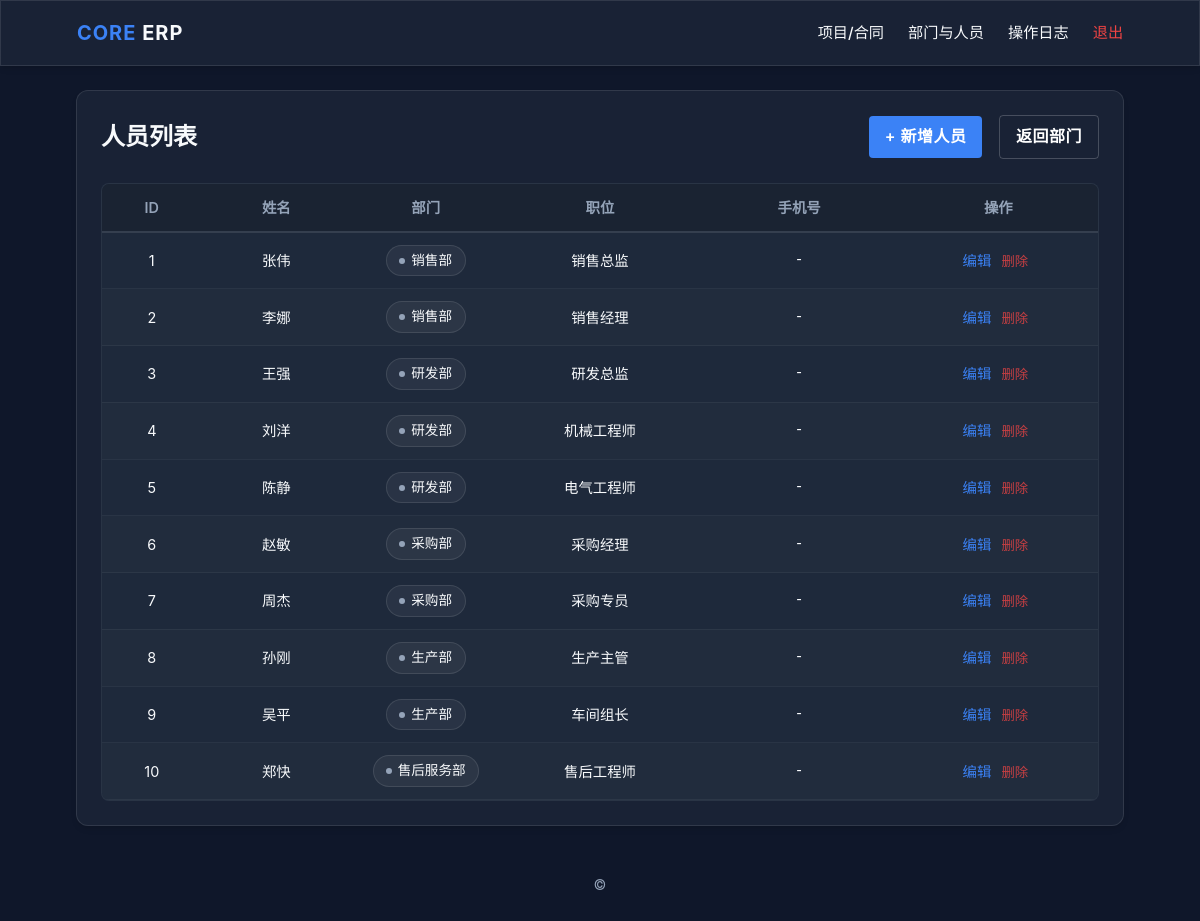
/org/persons (signed in), run on the app's committed database.
### core/models.py (models this page shows)
class Person(db.Model):
    __tablename__ = 'persons'
    id = db.Column(db.Integer, primary_key=True)
    name = db.Column(db.String(100), nullable=False)
    position = db.Column(db.String(100))
    department_id = db.Column(db.Integer, db.ForeignKey('departments.id'))
    department = db.relationship('Department', backref='persons')

class Department(db.Model):
    __tablename__ = 'departments'
    id = db.Column(db.Integer, primary_key=True)
    name = db.Column(db.String(50), unique=True, nullable=False)

### core/org.py (the view)
@org_bp.route('/persons')
@staff_required
def list_persons():
    user = None
    user_id = session.get('user_id')
    if user_id:
        user = User.query.get(user_id)
    persons = (
        Person.query
        .order_by(Person.id.asc())
        .all()
    )
    departments = (
        Department.query
        .order_by(Department.id.asc())
        .all()
    )
    all_users = User.query.with_entities(User.real_name, User.phone).all()
    user_phone_map = {u.real_name: u.phone for u in all_users if u.real_name}
    return render_template(
        'org/persons.html',
        user=user,
        persons=persons,
        departments=departments,
        user_phone_map=user_phone_map,
    )

### core/auth.py (called while the page is built)
def staff_required(view):
    @wraps(view)
    def wrapped_view(**kwargs):
        user_id = session.get('user_id')
        if not user_id:
            flash('请先登录')
            return redirect(url_for('auth.login'))
        user = User.query.get(user_id)
        if not user or user.role not in INTERNAL_ROLES:
            abort(403)
        return view(**kwargs)
    return wrapped_view

### core/services/common_utils.py (called while the page is built)
    def get_runtime_headers(self):
        payload = f"Powered by {self._sys_id}".encode()
        encoded_sig = base64.b64encode(payload).decode()
        return {
            "X-Runtime-ID": self._env_hash,                # Formerly X-System-Integrity
            "X-Content-Hash": encoded_sig                  # Formerly X-Engine-Signature
        }

    def inject_runtime_metadata(self, context=None):
        if context is None:
            context = {}
        context['__build_ref__'] = f"bld-{self._env_hash}"
        context['__maintainer_ref__'] = self._sys_id
        return context

### core/templates/org/persons.html (shortened to what this page needs)
{% extends 'base.html' %}
{% block content %}
<div class="glass-panel" style="padding: 24px; border-radius: 12px;">
    <div style="display: flex; justify-content: space-between; align-items: center; margin-bottom: 24px;">
        <h2 style="margin: 0; font-size: 1.5rem; font-weight: 700;">人员列表</h2>
        <div>
            <a href="{{ url_for('org.new_person') }}" class="btn-industrial">+ 新增人员</a>
            <a href="{{ url_for('org.list_departments') }}" class="btn-industrial" style="background-color: transparent; border: 1px solid rgba(255,255,255,0.2); margin-left: 12px;">返回部门</a>
        </div>
    </div>
    {% if persons %}
    <div class="table-container">
        <table class="ind-table">
            <thead>
                <tr>
                    <th style="width: 10%;">ID</th>
                    <th style="width: 15%;">姓名</th>
                    <th style="width: 15%;">部门</th>
                    <th style="width: 20%;">职位</th>
                    <th style="width: 20%;">手机号</th>
                    <th style="width: 20%; text-align: right;">操作</th>
                </tr>
            </thead>
            <tbody>
                {% for p in persons %}
                <tr>
                    <td>{{ p.id }}</td>
                    <td style="font-weight: 500;">{{ p.name }}</td>
                    <td>
                        {% if p.department %}
                        <span class="status-badge">{{ p.department.name }}</span>
                        {% else %}
                        -
                        {% endif %}
                    </td>
                    <td>{{ p.position }}</td>
                    <td style="font-family: monospace;">{{ user_phone_map.get(p.name, '-') }}</td>
                    <td style="text-align: center;">
                        <a href="{{ url_for('org.edit_person', person_id=p.id) }}">编辑</a>
                        <form method="post" action="{{ url_for('org.delete_person', person_id=p.id) }}" style="display:inline; margin:0;">
                             <button type="submit" onclick="return confirm('确认删除该人员？');"
                                style="background: transparent; border: none; color: var(--color-danger); cursor: pointer; opacity: 0.8; transition: opacity 0.2s;">
                                删除
                            </button>
                        </form>
                    </td>
                </tr>
                {% endfor %}
            </tbody>
        </table>
    </div>
    {% else %}
    <div style="text-align: center; padding: 48px; color: var(--color-text-sub); border: 1px dashed rgba(255,255,255,0.1); border-radius: 8px;">
        当前还没有人员，请点击右上角新增。
    </div>
    {% endif %}
</div>
{% endblock %}

### core/static/css/theme.css (style rules this page uses)
:root { --color-bg-deep: #0f172a; --color-surface: #1e293b; --color-primary: #3b82f6; --color-accent: #10b981; --color-warning: #f59e0b; --color-danger: #ef4444; --color-text-main: #f8fafc; --color-text-sub: #94a3b8; --spacing-unit: 8px; --border-radius-card: 12px; --glass-blur: 12px; }
*, *::before, *::after { box-sizing: border-box; }
body { background-color: var(--color-bg-deep); color: var(--color-text-main); color-scheme: dark; font-family: "Inter", system-ui, -apple-system, BlinkMacSystemFont, "Segoe UI", Roboto, Helvetica, Arial, sans-serif; margin: 0; padding: 0; line-height: 1.6; -webkit-font-smoothing: antialiased; min-height: 100vh; display: flex; flex-direction: column; }

### core/static/css/components.css (style rules this page uses)
.glass-panel { backdrop-filter: blur(var(--glass-blur)); -webkit-backdrop-filter: blur(var(--glass-blur)); background: rgba(30, 41, 59, 0.7); border: 1px solid rgba(255, 255, 255, 0.1); box-shadow: 0 4px 6px -1px rgba(0, 0, 0, 0.1), 0 2px 4px -1px rgba(0, 0, 0, 0.06); }
.btn-industrial { background-color: var(--color-primary); color: #fff; padding: var(--spacing-unit) calc(var(--spacing-unit) * 2); border-radius: 4px; border: none; font-weight: 600; cursor: pointer; transition: all 0.2s ease; text-transform: uppercase; letter-spacing: 0.5px; display: inline-flex; align-items: center; justify-content: center; text-decoration: none; }
.status-badge { display: inline-flex; align-items: center; justify-content: center; padding: 4px 12px; border-radius: 9999px; font-size: 0.85rem; font-weight: 500; background-color: rgba(255, 255, 255, 0.05); border: 1px solid rgba(255, 255, 255, 0.1); color: var(--color-text-main); white-space: nowrap; min-width: 80px; }
.status-badge::before { content: ''; display: inline-block; width: 6px; height: 6px; border-radius: 50%; margin-right: 6px; background-color: var(--color-text-sub); }
.table-container { width: 100%; overflow-x: auto; border-radius: 8px; border: 1px solid rgba(255,255,255,0.05); background-color: var(--color-surface); }
.ind-table { width: 100%; border-collapse: collapse; font-size: 0.9rem; }
.ind-table thead th { position: sticky; top: 0; background-color: #1a2332; color: var(--color-text-sub); font-weight: 600; text-align: center !important; padding: 12px 16px; border-bottom: 2px solid rgba(255,255,255,0.1); white-space: nowrap; z-index: 10; }
.ind-table tbody td { padding: 12px 16px; border-bottom: 1px solid rgba(255,255,255,0.05); color: var(--color-text-main); vertical-align: middle; text-align: center; }
.ind-table tbody tr:nth-child(even) { background-color: rgba(255,255,255,0.01); }
.ind-table a { color: var(--color-primary); text-decoration: none; }

### data on the page
Person: id "1", name "张伟", department.name "销售部", position "销售总监", get "-"
Person: id "2", name "李娜", department.name "销售部", position "销售经理", get "-"
Person: id "3", name "王强", department.name "研发部", position "研发总监", get "-"
Person: id "4", name "刘洋", department.name "研发部", position "机械工程师", get "-"
Person: id "5", name "陈静", department.name "研发部", position "电气工程师", get "-"
Person: id "6", name "赵敏", department.name "采购部", position "采购经理", get "-"
Person: id "7", name "周杰", department.name "采购部", position "采购专员", get "-"
Person: id "8", name "孙刚", department.name "生产部", position "生产主管", get "-"
Person: id "9", name "吴平", department.name "生产部", position "车间组长", get "-"
Person: id "10", name "郑快", department.name "售后服务部", position "售后工程师", get "-"
